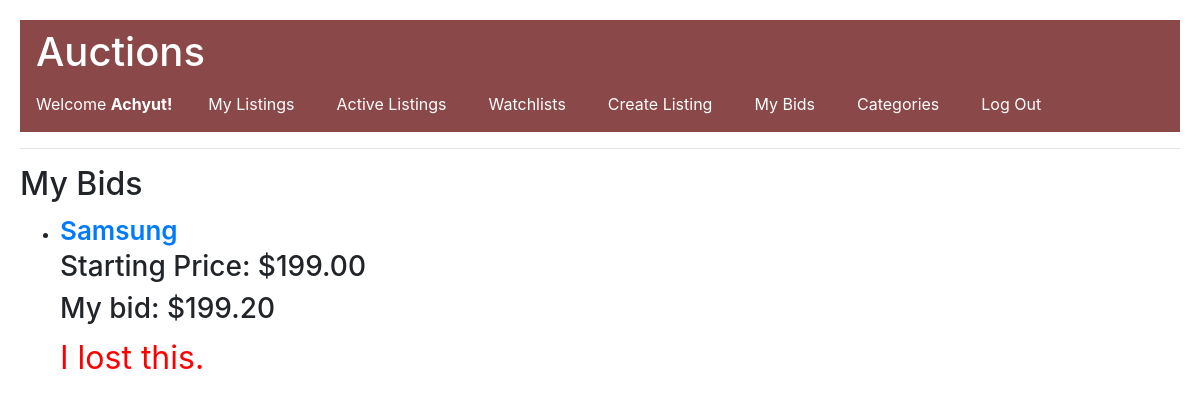
/mybids (signed in), run on an earlier commit of the app's database.
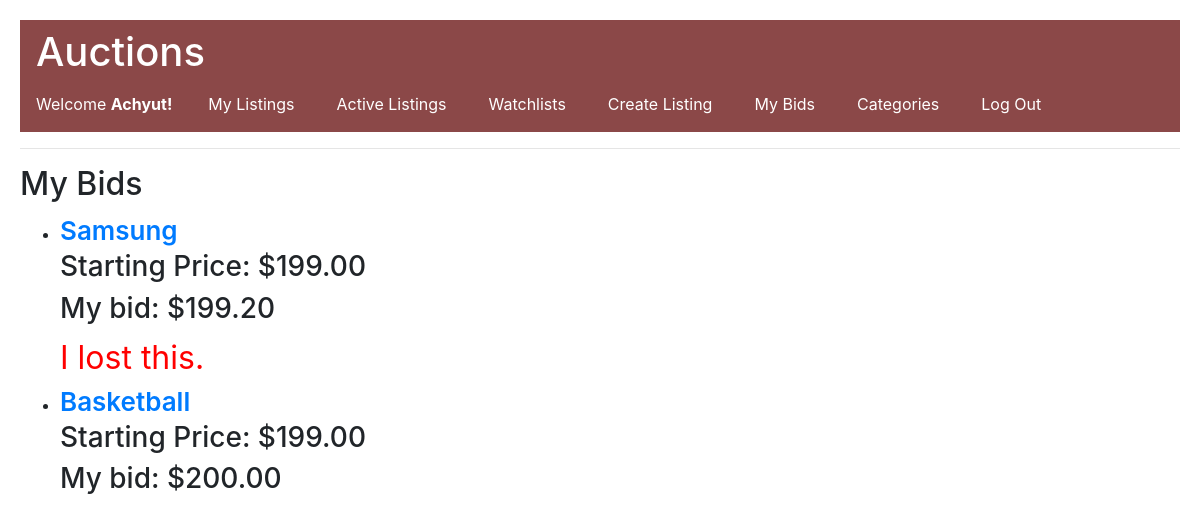
And on a later commit of the database.
### auctions/models.py (models this page shows, shortened)
class User(AbstractUser):
    pass

class Bid(models.Model):
    user = models.ForeignKey(User, on_delete=models.CASCADE, related_name="bid")
    listing = models.ForeignKey(AuctionListing, on_delete=models.CASCADE, related_name="bid")
    bid = models.DecimalField(max_digits=10, decimal_places=2)

class AuctionListing(models.Model):
    title = models.CharField(max_length=64)
    description = models.TextField()
    starting_bid = models.DecimalField(max_digits=10, decimal_places=2)
    image = models.URLField(blank=True)
    category = models.ForeignKey("Category", on_delete=models.CASCADE, related_name="category", blank=True, null=True)
    closeStatus = models.BooleanField(default=False)
    active = models.BooleanField(default=True)
    created_by = models.ForeignKey(User, on_delete=models.CASCADE, related_name="created_by")
    created_at = models.DateTimeField(auto_now_add=True)
    updated_at = models.DateTimeField(auto_now=True)
    winner = models.ForeignKey(User, on_delete=models.CASCADE, related_name="winner", blank=True, null=True)

### auctions/views.py (the view)
# urls.py: path('mybids', views.mybids, name='mybids'),
@login_required(login_url="login")
def mybids(request):
    bids = Bid.objects.filter(user=request.user)
    context = {"bids": bids}
    return render(request, "auctions/bids.html", context)

### auctions/templates/auctions/bids.html
{% extends "auctions/layout.html" %}
{% block body %}
    <h2>My Bids</h2>
    <ul class ='bidsView'>
        {% for bid in bids %}
        <li><a  style="font-weight: 600; font-size: 26px;" href="{% url 'listing' bid.listing.id %}">{{ bid.listing.title }}</a></li>
        <h3>Starting Price: ${{bid.listing.starting_bid}}</h3>
        <h3>My bid: ${{bid.bid}}</h3>
        {% if bid.listing.winner %}
        {% if bid.listing.winner.id == user.id %}
            <span style="color: blue; font-size: xx-large;">I won this!</span>
        {% else %}
            <span style="color: red; font-size: xx-large;">I lost this.</span>
        {% endif %}
    {% endif %}
        {% endfor %}
    </ul>
{% endblock %}

### auctions/templates/auctions/layout.html (shortened to what this page needs)
<!DOCTYPE html>
<html lang="en">
<head>
    {% load static %}
    <link href="{% static 'auctions/styles.css' %}" rel="stylesheet">
    <link rel="stylesheet" href="https://stackpath.bootstrapcdn.com/bootstrap/4.4.1/css/bootstrap.min.css">
</head>
<body>
    <div class="navbar">
        <div class="navbar-left">
            <h1>Auctions</h1>
        </div>
        <div class="navbar-right">
            <div class="status">
                {% if user.is_authenticated %}
                 Welcome <strong>{{ user.username }}!</strong>
                {% else %}
                    Not signed in.
                {% endif %}
            </div>
            <ul class="nav">
                {% if user.is_authenticated %}
                    <li class="nav-item">
                        <a class="nav-link" href="{% url 'myListings' %}">My Listings</a>
                    </li>
                    <li class="nav-item">
                        <a class="nav-link" href="{% url 'index' %}">Active Listings</a>
                    </li>
                    <li class="nav-item">
                        <a class="nav-link" href="{% url 'watchlist' %}">Watchlists</a>
                    </li>
                    <li class="nav-item">
                        <a class="nav-link" href="{% url 'createlisting' %}">Create Listing</a>
                    </li>
                    <li class="nav-item">
                        <a class="nav-link" href="{% url 'mybids' %}">My Bids</a>
                    </li>
                    <li class="nav-item">
                        <a class="nav-link" href="{% url 'categories' %}">Categories</a>
                    </li>
                    <li class="nav-item">
                        <a class="nav-link" href="{% url 'logout' %}">Log Out</a>
                    </li>
                {% endif %}
            </ul>
        </div>
    </div>
    <hr>
    <div class="main">
        {% block body %}
        {% endblock %}
    </div>
</body>
</html>

### auctions/static/auctions/styles.css (style rules this page uses)
.navbar { display: flex; justify-content: space-between; align-items: center; background-color: #8b4848; color: white; padding: 10px; }
.navbar-left { display: inline-block; }
.navbar-right { display: flex; align-items: center; }
.status { margin-right: 20px; }
.nav { display: flex; list-style: none; margin: 0; padding: 0; }
.nav-item { margin-right: 10px; }
.nav-link { color: white; }
body { margin: 30px; padding: 20px; }
.status { text-align: center; }
h2 { font-weight: bolder; }
a { color: black; text-decoration: none; }
.bidsView { margin-bottom: 20px; }

What changed in the data, as far as the page shows it:
added Bid: listing "Basketball", listing.starting_bid "199.00", bid "200.00"
